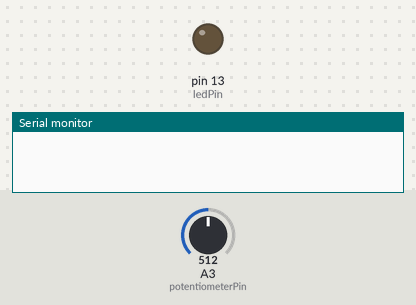
Bench run of a sketch on a simulated Arduino Uno, built with avr-gcc and run on an emulated ATmega328P. On the bench: output pins drawn as LEDs (lit = HIGH), the last lines printed to the serial monitor. The inputs (shaded band) are chosen by the test bench; at power-on: A3 (potentiometerPin) = 512.

Above: at 0.5 s.
At 13.5 s:
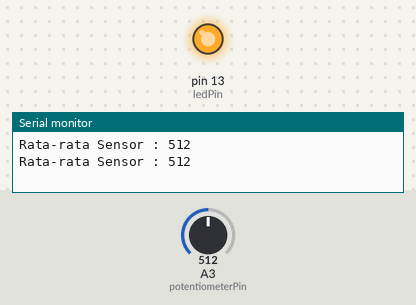
Timing chart, 0 to 14.6 s (numbered marks = the images above):
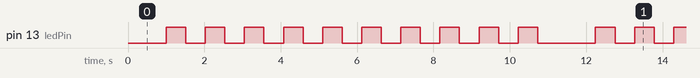

The sketch:

Prak_MCU_7_KombinasiIfFordanWhile.ino
```cpp
const int potentiometerPin = A3;  //Pin analog untuk potensiometer
const int ledPin = 13;           //Pin untuk LED
const int numReadings = 10;      //Jumlah pengukuran untuk diambil rata-ratanya

void setup() {
  pinMode(ledPin, OUTPUT);
  Serial.begin(9600);
}

void loop() {
  int total = 0;
  int readingsTaken = 0;  //Jumlah pengukuran yang telah diambil

  while (readingsTaken < numReadings) {
    int sensorValue = analogRead(potentiometerPin);  //Membaca nilai dari potensiometer
    total += sensorValue;
    readingsTaken++;
    delay(100); //Jeda 100ms antara pengukuran
  }
  int rerata = total / numReadings;
  Serial.print("Rata-rata Sensor : ");
  Serial.println(rerata);

  //Mengendalikan LED untuk berkeip sesuai dengan nilai rata-rata
  if (rerata < 512) {
    for (int i = 0; i < 10; i++) {
      digitalWrite(ledPin, HIGH);
      delay(rerata);  //Waktu LED menyala
      digitalWrite(ledPin, LOW);
      delay(rerata);  //Waktu LED mati
    }
  } else {

    for (int i = 0; i < 10; i++) {
      digitalWrite(ledPin, HIGH);
      delay(rerata);  //Waktu LED menyala
      digitalWrite(ledPin, LOW);
      delay(rerata);  //Waktu LED mati
    }
  }
}
```

Measured:
- by itself, pin 13 (ledPin): repeats every 11.2 s: 9 × (LOW 0.51 s, HIGH 0.51 s), LOW 1.5 s, HIGH 0.51 s
- by itself, everything shown: repeats every 11.2 s, in 20 steps
